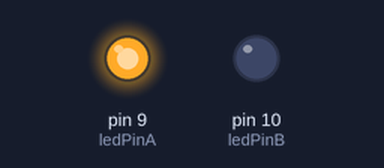
The sketch below on a simulated Arduino Uno, built with avr-gcc and run on an emulated ATmega328P. On the bench: output pins drawn as LEDs (lit = HIGH).

Above: at 0.5 s.
At 2.5 s:
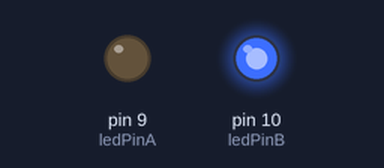
At 3.5 s:
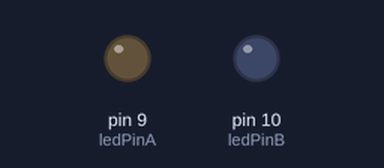
Timing chart, 0 to 5.2 s (numbered marks = the images above):
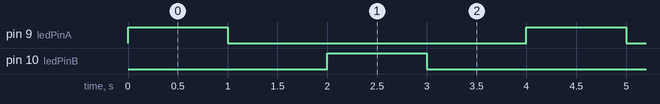

Measured:
- by itself, pin 9 (ledPinA), pin 10 (ledPinB): alternates HIGH for 1.0 s and LOW for 3.0 s
- by itself, everything shown: repeats every 4.0 s, in 4 steps

The sketch:

leds.ino
```cpp
int ledPinA = 9;
int ledPinB = 10;

// the setup routine runs once when you press reset:
void setup() {
  // initialize the digital pin as an output.
  pinMode(ledPinA, OUTPUT);
  pinMode(ledPinB, OUTPUT);
}

// the loop routine runs over and over again forever:
void loop() {
  blinkBasicPattern();
//  blinkBasicAnotherPattern();
}

void blinkBasicPattern() {
  digitalWrite(ledPinA, HIGH);   // turn the LED on (HIGH is the voltage level)
  delay(1000);               // wait for a second
  digitalWrite(ledPinA, LOW);    // turn the LED off by making the voltage LOW
  delay(1000);    // wait for a second
  digitalWrite(ledPinB, HIGH);   // turn the LED on (HIGH is the voltage level)
  delay(1000);               // wait for a second
  digitalWrite(ledPinB, LOW);    // turn the LED off by making the voltage LOW
  delay(1000);    // wait for a second
}

void blinkBasicAnotherPattern() {
  digitalWrite(ledPinA, HIGH);   // turn the LED on (HIGH is the voltage level)
  digitalWrite(ledPinB, LOW);    // turn the LED off by making the voltage LOW
  delay(1000);               // wait for a second
  digitalWrite(ledPinB, HIGH);   // turn the LED on (HIGH is the voltage level)
  digitalWrite(ledPinA, LOW);    // turn the LED off by making the voltage LOW
  delay(1000);    // wait for a second
}
```
